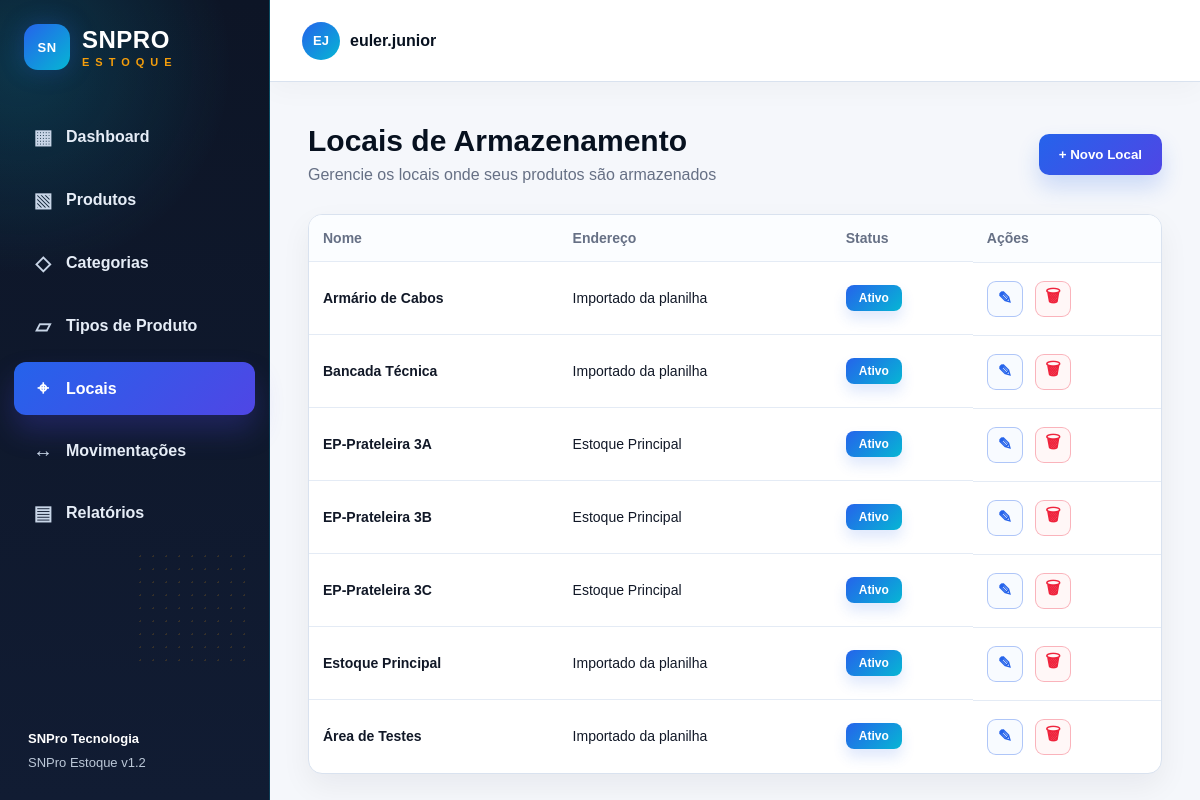
The app's page /locais, older data.
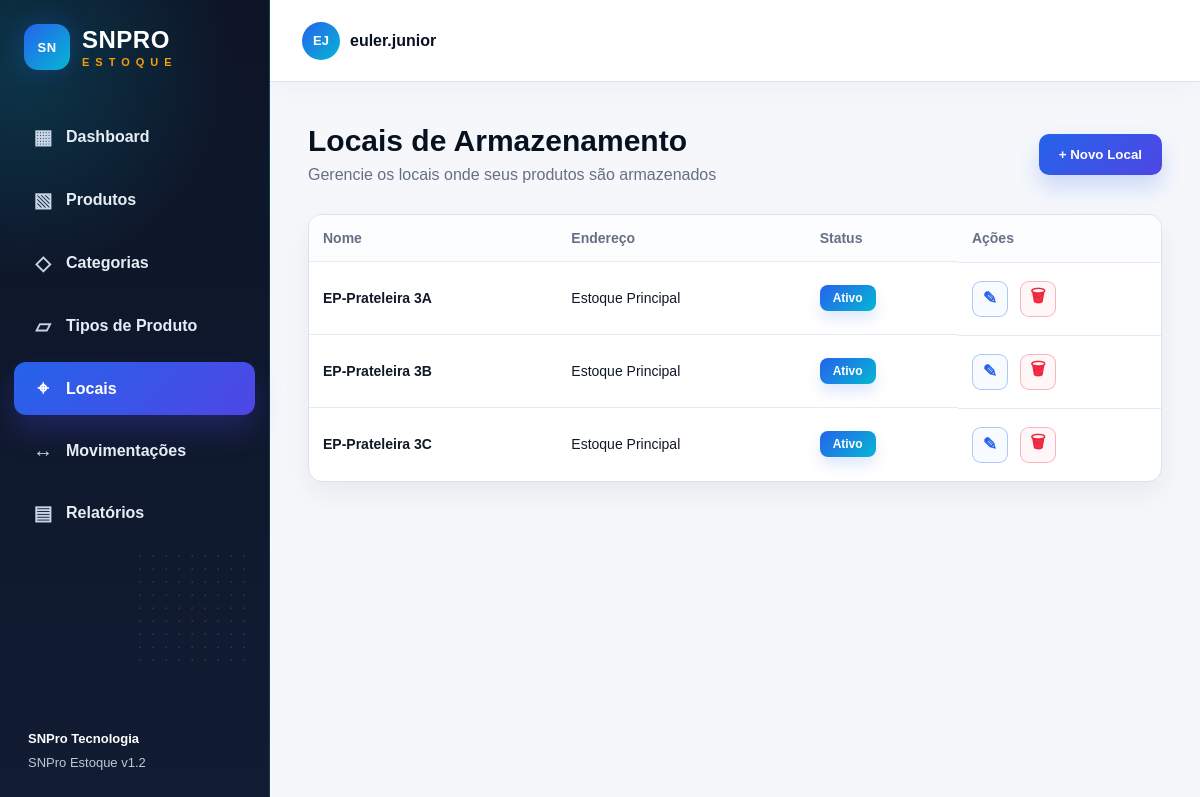
The same page, newer data.
### app/models.py (models this page shows)
class Local(db.Model):
    __tablename__ = "locais"
    id = db.Column(db.Integer, primary_key=True)
    nome = db.Column(db.String(100), unique=True, nullable=False)
    endereco = db.Column(db.String(150), nullable=True)
    descricao = db.Column(db.Text, nullable=True)
    status = db.Column(db.String(30), nullable=False, default="Ativo")

### app/routes.py (the view)
@main.route("/locais")
def locais():
    _garantir_locais_padrao()
    locais_lista = Local.query.order_by(Local.nome.asc()).all()
    return render_template("locais.html", active_page="locais", locais=locais_lista)

### app/routes.py (called while the page is built)
def _garantir_locais_padrao():
    if Local.query.count() == 0:
        for nome, endereco, descricao in LOCAIS_PADRAO:
            db.session.add(Local(nome=nome, endereco=endereco, descricao=descricao, status="Ativo"))
        db.session.commit()

### app/templates/locais.html (shortened to what this page needs)
{% extends "base.html" %}
{% block content %}
<section class="page-header">
    <div>
        <h1>Locais de Armazenamento</h1>
        <p>Gerencie os locais onde seus produtos são armazenados</p>
    </div>
    <button class="btn-primary" onclick="openLocalCreateModal()">+ Novo Local</button>
</section>
<div class="table-card categories-card">
    <table>
        <thead>
            <tr>
                <th>Nome</th>
                <th>Endereço</th>
                <th>Status</th>
                <th>Ações</th>
            </tr>
        </thead>
        <tbody>
            {% for local in locais %}
            <tr>
                <td><strong>{{ local.nome }}</strong></td>
                <td>{{ local.endereco or '-' }}</td>
                <td><span class="status-active">{{ local.status }}</span></td>
                <td class="actions">
                    <button title="Editar" class="icon-btn edit" type="button" onclick="openLocalEditModal(this)"
                        data-id="{{ local.id }}"
                        data-nome="{{ local.nome }}"
                        data-endereco="{{ local.endereco or '' }}"
                        data-descricao="{{ local.descricao or '' }}"
                        data-status="{{ local.status }}">✎</button>
                    <form method="post" action="{{ url_for('main.excluir_local', local_id=local.id) }}" data-confirm-kind="local" data-confirm-article="este">
                        <button title="Excluir" class="icon-btn danger" type="submit">🗑</button>
                    </form>
                </td>
            </tr>
            {% else %}
            <tr>
                <td colspan="4" class="empty">Nenhum local encontrado.</td>
            </tr>
            {% endfor %}
        </tbody>
    </table>
</div>
{% endblock %}

Row changes from the older to the newer data that the page shows:
removed Local: nome "Armário de Cabos", endereco "Importado da planilha", status "Ativo"
removed Local: nome "Bancada Técnica", endereco "Importado da planilha", status "Ativo"
removed Local: nome "Estoque Principal", endereco "Importado da planilha", status "Ativo"
removed Local: nome "Área de Testes", endereco "Importado da planilha", status "Ativo"
